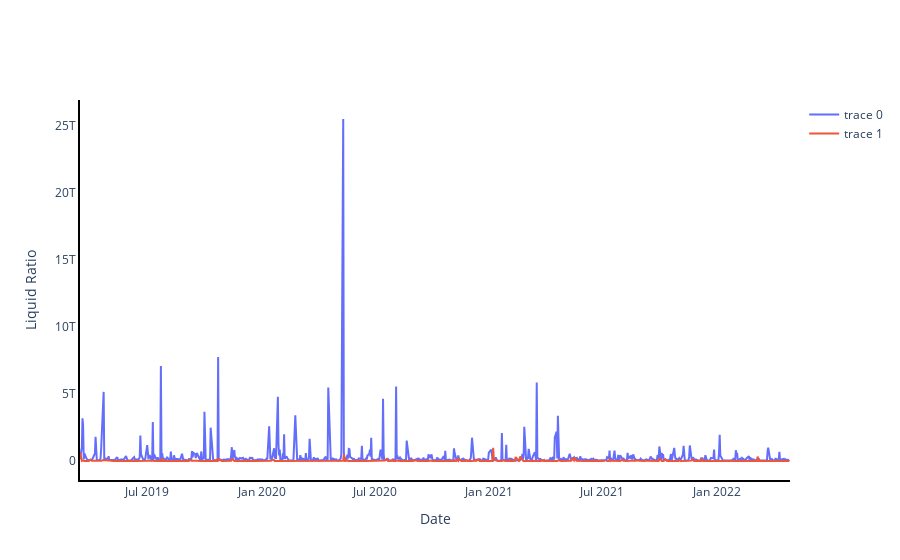

The code cell stored with this chart in its notebook:
### Code cell
fig1 = go.Figure()
fig1.add_trace(go.Scatter( x= aapl_df.index, y= liq_ratio_ap))
fig1.add_trace(go.Scatter( x= ibm_df.index, y= liq_ratio_ib))

fig1.update_layout(title='', paper_bgcolor='rgba(0,0,0,0)',
    plot_bgcolor='rgba(0,0,0,0)')

fig1.update_xaxes(title_text='Date', showline=True,  linewidth=2, linecolor='black')
fig1.update_yaxes(title_text='Liquid Ratio', showline=True, linewidth=2, linecolor='black')
fig1.show()

### Figure 1 — Plotly figure (JSON) as saved in the notebook; plotly's stock layout.template omitted (floating-point values rounded to 4 significant figures; data arrays with more than 128 entries replaced by an {"elided": "..."} marker saying what was removed)
{"data": [{"type": "scatter", "x": {"elided": "789 str values"}, "y": {"elided": "789 float values"}}, {"type": "scatter", "x": {"elided": "789 str values"}, "y": {"elided": "789 float values"}}], "layout": {"paper_bgcolor": "rgba(0,0,0,0)", "plot_bgcolor": "rgba(0,0,0,0)", "title": {"text": ""}, "xaxis": {"linecolor": "black", "linewidth": 2, "showline": true, "title": {"text": "Date"}}, "yaxis": {"linecolor": "black", "linewidth": 2, "showline": true, "title": {"text": "Liquid Ratio"}}}}
